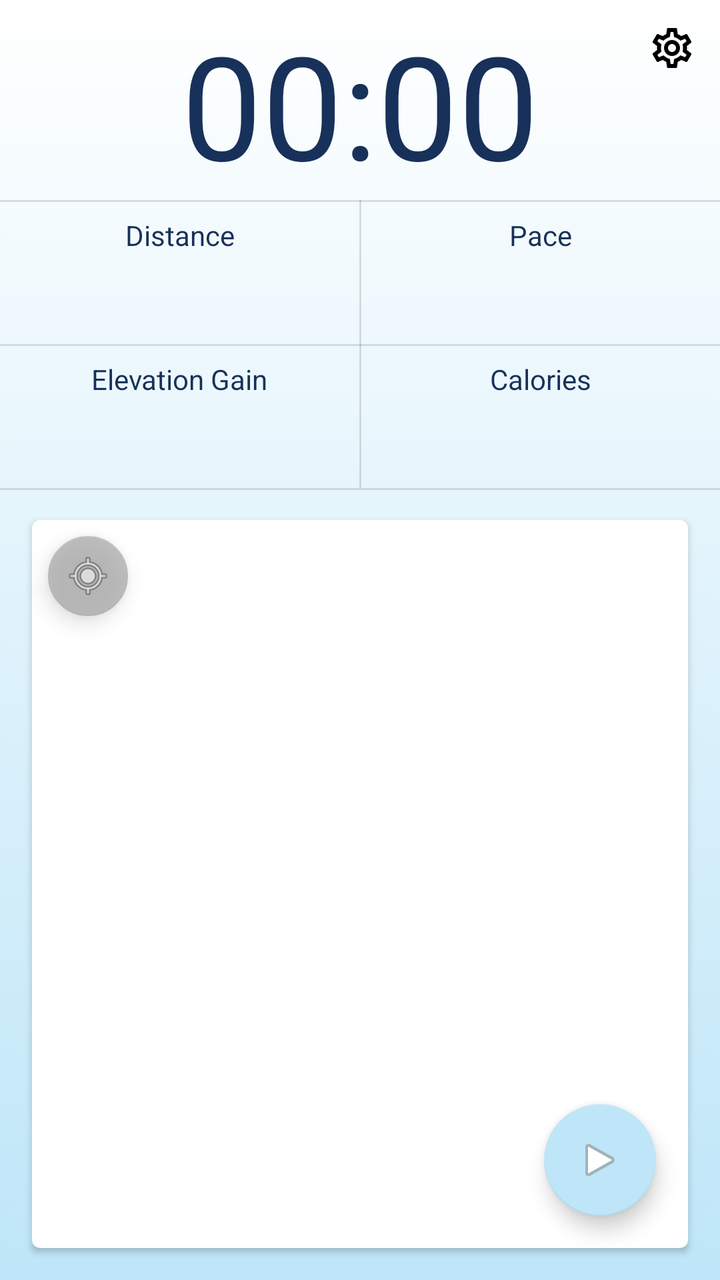
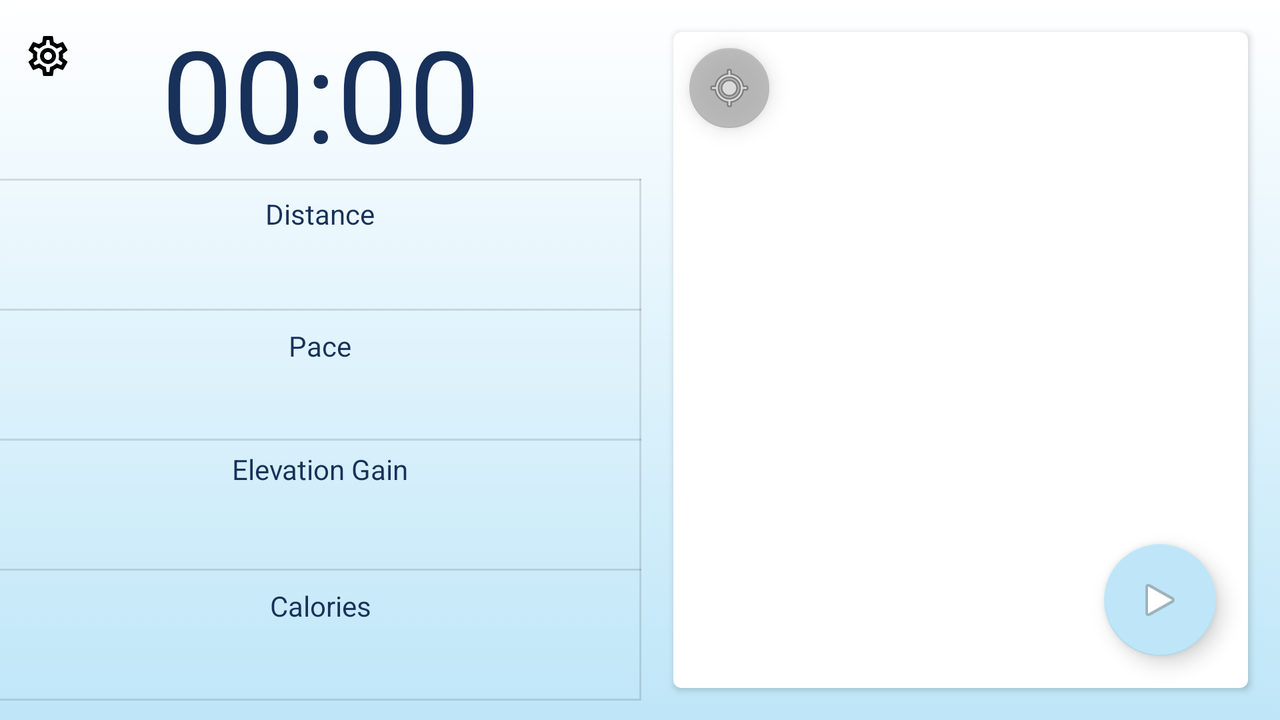

Two renders of one Android screen. The first uses the default layout on a phone; the second uses the alternative layout the repository ships for a different screen configuration, on a matching device. The two XML files are below.
<!-- AndroidManifest.xml: application theme AppTheme -->
<!-- res/layout/activity_record.xml -->
<?xml version="1.0" encoding="utf-8"?>
<androidx.constraintlayout.widget.ConstraintLayout xmlns:android="http://schemas.android.com/apk/res/android"
    xmlns:app="http://schemas.android.com/apk/res-auto"
    xmlns:tools="http://schemas.android.com/tools"
    android:id="@+id/main_layout"
    android:layout_width="match_parent"
    android:layout_height="match_parent"
    android:background="@drawable/gradient_bg_180"
    android:elevation="0dp"
    tools:context=".Record">

    <View
        android:layout_width="0dp"
        android:layout_height="1dp"
        android:background="?android:attr/listDivider"
        app:layout_constraintEnd_toEndOf="parent"
        app:layout_constraintStart_toStartOf="parent"
        app:layout_constraintTop_toBottomOf="@+id/divider7" />

    <View
        android:layout_width="0dp"
        android:layout_height="1dp"
        android:background="?android:attr/listDivider"
        app:layout_constraintStart_toStartOf="parent"
        app:layout_constraintTop_toBottomOf="@+id/textView_Time" />

    <View
        android:layout_width="0dp"
        android:layout_height="1dp"
        android:background="?android:attr/listDivider"
        app:layout_constraintEnd_toEndOf="parent"
        app:layout_constraintStart_toStartOf="parent"
        app:layout_constraintTop_toBottomOf="@+id/divider6" />

    <Chronometer
        android:id="@+id/textView_Time"
        android:layout_width="0dp"
        android:layout_height="wrap_content"
        android:layout_margin="4dp"
        android:layout_weight="1"
        android:textAlignment="center"
        android:textSize="72sp"
        app:layout_constraintEnd_toEndOf="parent"
        app:layout_constraintStart_toStartOf="parent"
        app:layout_constraintTop_toTopOf="parent" />

    <com.google.android.material.floatingactionbutton.FloatingActionButton
        android:id="@+id/button_record"
        android:layout_width="wrap_content"
        android:layout_height="wrap_content"
        android:layout_marginEnd="16dp"
        android:layout_marginBottom="16dp"
        android:baselineAlignBottom="true"
        android:clickable="true"
        android:focusable="true"
        android:hapticFeedbackEnabled="true"
        android:longClickable="true"
        android:textAlignment="center"
        app:fabSize="auto"
        app:layout_constraintBottom_toBottomOf="@+id/row_frag_cardview"
        app:layout_constraintEnd_toEndOf="@+id/row_frag_cardview"
        app:srcCompat="@android:drawable/ic_media_play" />

    <TextView
        android:id="@+id/tvResume"
        android:layout_width="0dp"
        android:layout_height="0dp"
        android:elevation="8dp"
        android:gravity="center"
        android:text="@string/resume"
        android:textAlignment="center"
        android:textColor="@color/colorPrimary"
        android:textSize="12sp"
        android:visibility="invisible"
        app:layout_constraintBottom_toBottomOf="@+id/button_resume"
        app:layout_constraintEnd_toEndOf="@+id/button_resume"
        app:layout_constraintStart_toStartOf="@+id/button_resume"
        app:layout_constraintTop_toTopOf="@+id/button_resume" />

    <TextView
        android:id="@+id/tvEndRun"
        android:layout_width="wrap_content"
        android:layout_height="wrap_content"
        android:elevation="8dp"
        android:gravity="center"
        android:text="@string/end"
        android:textColor="@color/colorPrimaryDark"
        android:textSize="12sp"
        android:visibility="invisible"
        app:layout_constraintBottom_toBottomOf="@+id/button_record"
        app:layout_constraintEnd_toEndOf="@+id/button_record"
        app:layout_constraintStart_toStartOf="@+id/button_record"
        app:layout_constraintTop_toTopOf="@+id/button_record" />

    <com.google.android.material.floatingactionbutton.FloatingActionButton
        android:id="@+id/button_resume"
        android:layout_width="wrap_content"
        android:layout_height="wrap_content"
        android:layout_marginEnd="8dp"
        android:backgroundTint="@android:color/white"
        android:clickable="true"
        android:focusable="true"
        android:hapticFeedbackEnabled="true"
        android:tint="@android:color/white"
        android:visibility="invisible"
        app:backgroundTint="@color/colorAccent"
        app:borderWidth="3dp"
        app:fabSize="auto"
        app:layout_constraintBottom_toBottomOf="@+id/button_record"
        app:layout_constraintEnd_toStartOf="@+id/button_record" />

    <TextView
        android:id="@+id/textView_paceText"
        android:layout_width="wrap_content"
        android:layout_height="wrap_content"
        android:layout_gravity="center"
        android:layout_marginTop="8dp"
        android:layout_weight="0"
        android:paddingStart="8dp"
        android:paddingEnd="8dp"
        android:text="@string/pace"
        app:layout_constraintEnd_toEndOf="parent"
        app:layout_constraintStart_toEndOf="@+id/divider6"
        app:layout_constraintTop_toBottomOf="@+id/textView_Time" />

    <TextView
        android:id="@+id/textView_Distance"
        android:layout_width="0dp"
        android:layout_height="wrap_content"
        android:layout_margin="8dp"
        android:layout_weight=".5"
        android:textAlignment="center"
        android:textSize="30sp"
        app:layout_constraintBottom_toBottomOf="@+id/divider6"
        app:layout_constraintEnd_toStartOf="@+id/divider6"
        app:layout_constraintStart_toStartOf="parent"
        app:layout_constraintTop_toBottomOf="@+id/textView_disText" />

    <TextView
        android:id="@+id/textView_Pace"
        android:layout_width="0dp"
        android:layout_height="wrap_content"
        android:layout_margin="8dp"
        android:layout_weight="1"
        android:textAlignment="center"
        android:textSize="30sp"
        app:layout_constraintBottom_toBottomOf="@+id/divider6"
        app:layout_constraintEnd_toEndOf="parent"
        app:layout_constraintStart_toEndOf="@+id/divider6"
        app:layout_constraintTop_toBottomOf="@+id/textView_paceText" />

    <TextView
        android:id="@+id/textView_disText"
        android:layout_width="wrap_content"
        android:layout_height="wrap_content"
        android:layout_gravity="center"
        android:layout_marginTop="8dp"
        android:layout_weight="0"
        android:paddingStart="8dp"
        android:paddingEnd="8dp"
        android:text="@string/distance"
        app:layout_constraintEnd_toStartOf="@+id/divider6"
        app:layout_constraintStart_toStartOf="parent"
        app:layout_constraintTop_toBottomOf="@+id/textView_Time" />

    <TextView
        android:id="@+id/textView_elText"
        android:layout_width="wrap_content"
        android:layout_height="wrap_content"
        android:layout_gravity="center"
        android:layout_marginTop="8dp"
        android:layout_weight="0"
        android:paddingStart="8dp"
        android:paddingEnd="8dp"
        android:text="@string/elgain"
        app:layout_constraintEnd_toStartOf="@+id/divider7"
        app:layout_constraintStart_toStartOf="parent"
        app:layout_constraintTop_toBottomOf="@+id/divider6" />

    <TextView
        android:id="@+id/textCalories"
        android:layout_width="wrap_content"
        android:layout_height="wrap_content"
        android:layout_gravity="center"
        android:layout_weight="0"
        android:paddingStart="8dp"
        android:paddingEnd="8dp"
        android:text="@string/calories"
        app:layout_constraintBottom_toBottomOf="@+id/textView_elText"
        app:layout_constraintEnd_toEndOf="parent"
        app:layout_constraintStart_toEndOf="@+id/divider7"
        app:layout_constraintTop_toTopOf="@+id/textView_elText" />

    <TextView
        android:id="@+id/textView_Elevation"
        android:layout_width="0dp"
        android:layout_height="wrap_content"
        android:layout_margin="8dp"
        android:layout_weight=".5"
        android:textAlignment="center"
        android:textSize="30sp"
        app:layout_constraintBottom_toBottomOf="@+id/divider7"
        app:layout_constraintEnd_toStartOf="@+id/divider7"
        app:layout_constraintStart_toStartOf="parent"
        app:layout_constraintTop_toBottomOf="@+id/textView_elText" />

    <TextView
        android:id="@+id/textkcal"
        android:layout_width="0dp"
        android:layout_height="wrap_content"
        android:layout_margin="8dp"
        android:layout_weight="1"
        android:textAlignment="center"
        android:textSize="30sp"
        app:layout_constraintBottom_toBottomOf="@+id/divider7"
        app:layout_constraintEnd_toEndOf="parent"
        app:layout_constraintStart_toEndOf="@+id/divider7"
        app:layout_constraintTop_toBottomOf="@+id/textCalories"
        app:layout_constraintVertical_bias="0.4" />

    <com.google.android.material.floatingactionbutton.FloatingActionButton
        android:id="@+id/fab_mylocation"
        android:layout_width="wrap_content"
        android:layout_height="wrap_content"
        android:layout_marginStart="8dp"
        android:layout_marginTop="8dp"
        android:alpha=".75"
        app:backgroundTint="@android:color/darker_gray"
        app:fabSize="mini"
        app:layout_constraintStart_toStartOf="@+id/row_frag_cardview"
        app:layout_constraintTop_toTopOf="@+id/row_frag_cardview"
        app:srcCompat="@android:drawable/ic_menu_mylocation" />

    <androidx.cardview.widget.CardView
        android:id="@+id/row_frag_cardview"
        android:layout_width="0dp"
        android:layout_height="0dp"
        android:layout_centerInParent="true"
        android:layout_margin="16dp"
        app:cardCornerRadius="4dp"
        app:layout_constraintBottom_toBottomOf="parent"
        app:layout_constraintEnd_toEndOf="parent"
        app:layout_constraintStart_toStartOf="parent"
        app:layout_constraintTop_toBottomOf="@+id/divider7">

        <FrameLayout
            android:id="@+id/row_frag_container"
            android:layout_width="match_parent"
            android:layout_height="match_parent">

        </FrameLayout>
    </androidx.cardview.widget.CardView>

    <View
        android:id="@+id/divider6"
        android:layout_width="1dp"
        android:layout_height="72dp"
        android:background="?android:attr/listDivider"
        app:layout_constraintEnd_toEndOf="parent"
        app:layout_constraintStart_toStartOf="parent"
        app:layout_constraintTop_toBottomOf="@+id/textView_Time" />

    <View
        android:id="@+id/divider7"
        android:layout_width="1dp"
        android:layout_height="72dp"
        android:background="?android:attr/listDivider"
        app:layout_constraintEnd_toEndOf="parent"
        app:layout_constraintStart_toStartOf="parent"
        app:layout_constraintTop_toBottomOf="@+id/divider6" />

    <com.google.android.material.floatingactionbutton.FloatingActionButton
        android:layout_width="wrap_content"
        android:layout_height="wrap_content"
        android:layout_marginTop="4dp"
        android:layout_marginEnd="4dp"
        android:backgroundTint="@android:color/transparent"
        android:onClick="openSettings"
        android:src="@drawable/settings_24px"
        app:backgroundTint="@android:color/transparent"
        app:borderWidth="0dp"
        app:elevation="0dp"
        app:fabSize="mini"
        app:hoveredFocusedTranslationZ="0dp"
        app:layout_constraintEnd_toEndOf="parent"
        app:layout_constraintTop_toTopOf="parent"
        app:pressedTranslationZ="0dp"
        app:rippleColor="@android:color/transparent" />

</androidx.constraintlayout.widget.ConstraintLayout>
<!-- resources referenced by this layout -->
<resources>
  <color name="colorAccent">#BEE6F8</color>
  <color name="colorPrimary">#40C4FF</color>
  <color name="colorPrimaryDark">#18315A</color>
  <!-- drawable gradient_bg_180 (drawable) -->
  <?xml version="1.0" encoding="utf-8"?>
  <selector xmlns:android="http://schemas.android.com/apk/res/android">
      <item>
          <shape>
              <gradient android:angle="90" android:endColor="@android:color/white" android:startColor="@color/colorAccent" android:type="linear" />
          </shape>
      </item>
  </selector>
  <!-- drawable settings_24px: vector/xml drawable (drawable, 2101 chars, omitted) -->
  <string name="calories">Calories</string>
  <string name="distance">"Distance"</string>
  <string name="elgain">Elevation Gain</string>
  <string name="end">End</string>
  <string name="pace">"Pace"</string>
  <string name="resume">Resume</string>
  <style name="AppTheme" parent="Theme.AppCompat.Light.NoActionBar">
          <item name="android:textColor">@color/colorPrimaryDark</item>
          <item name="colorPrimary">@color/colorPrimary</item>
          <item name="colorPrimaryDark">@color/colorPrimaryDark</item>
          <item name="colorAccent">@color/colorAccent</item>
          <item name="android:windowBackground">@color/colorBackground</item>
          <item name="android:itemBackground">@color/colorAccent</item>
      </style>
  <color name="colorBackground">#FFFFFF</color>
</resources>
<!-- res/layout-land/activity_record.xml (the repository's variant of the layout above) -->
<!-- drawn on the phone turned sideways -->
<?xml version="1.0" encoding="utf-8"?>
<androidx.constraintlayout.widget.ConstraintLayout xmlns:android="http://schemas.android.com/apk/res/android"
    xmlns:app="http://schemas.android.com/apk/res-auto"
    xmlns:tools="http://schemas.android.com/tools"
    android:id="@+id/main_layout"
    android:layout_width="match_parent"
    android:layout_height="match_parent"
    android:background="@drawable/gradient_bg_180"
    android:elevation="0dp"
    android:keepScreenOn="true"
    tools:context=".Record">

    <View
        android:id="@+id/view5"
        android:layout_width="0dp"
        android:layout_height="1dp"
        android:background="?android:attr/listDivider"
        app:layout_constraintEnd_toEndOf="@+id/divider7"
        app:layout_constraintHorizontal_bias="0.0"
        app:layout_constraintStart_toStartOf="parent"
        app:layout_constraintTop_toBottomOf="@+id/divider2" />

    <View
        android:id="@+id/divider2"
        android:layout_width="1dp"
        android:layout_height="65dp"
        android:background="?android:attr/listDivider"
        app:layout_constraintEnd_toEndOf="parent"
        app:layout_constraintStart_toStartOf="parent"
        app:layout_constraintTop_toBottomOf="@+id/divider" />

    <View
        android:id="@+id/view4"
        android:layout_width="0dp"
        android:layout_height="1dp"
        android:background="?android:attr/listDivider"
        app:layout_constraintEnd_toEndOf="@+id/divider7"
        app:layout_constraintHorizontal_bias="0.0"
        app:layout_constraintStart_toStartOf="parent"
        app:layout_constraintTop_toBottomOf="@+id/divider" />

    <View
        android:id="@+id/divider"
        android:layout_width="1dp"
        android:layout_height="65dp"
        android:background="?android:attr/listDivider"
        app:layout_constraintEnd_toEndOf="parent"
        app:layout_constraintStart_toStartOf="parent"
        app:layout_constraintTop_toBottomOf="@+id/divider7" />

    <View
        android:id="@+id/view3"
        android:layout_width="0dp"
        android:layout_height="1dp"
        android:background="?android:attr/listDivider"
        app:layout_constraintEnd_toEndOf="@+id/divider7"
        app:layout_constraintStart_toStartOf="parent"
        app:layout_constraintTop_toBottomOf="@+id/divider7" />

    <View
        android:layout_width="0dp"
        android:layout_height="1dp"
        android:background="?android:attr/listDivider"
        app:layout_constraintEnd_toEndOf="@+id/divider6"
        app:layout_constraintStart_toStartOf="parent"
        app:layout_constraintTop_toBottomOf="@+id/textView_Time" />

    <View
        android:id="@+id/view"
        android:layout_width="0dp"
        android:layout_height="1dp"
        android:background="?android:attr/listDivider"
        app:layout_constraintEnd_toEndOf="@+id/divider6"
        app:layout_constraintStart_toStartOf="parent"
        app:layout_constraintTop_toBottomOf="@+id/divider6" />

    <View
        android:id="@+id/divider6"
        android:layout_width="1dp"
        android:layout_height="65dp"
        android:background="?android:attr/listDivider"
        app:layout_constraintEnd_toEndOf="parent"
        app:layout_constraintStart_toStartOf="parent"
        app:layout_constraintTop_toBottomOf="@+id/textView_Time" />

    <View
        android:id="@+id/divider7"
        android:layout_width="1dp"
        android:layout_height="65dp"
        android:background="?android:attr/listDivider"
        app:layout_constraintEnd_toEndOf="parent"
        app:layout_constraintStart_toStartOf="parent"
        app:layout_constraintTop_toBottomOf="@+id/divider6" />

    <Chronometer
        android:id="@+id/textView_Time"
        android:layout_width="0dp"
        android:layout_height="wrap_content"
        android:layout_margin="4dp"
        android:textAlignment="center"
        android:textSize="64sp"
        app:layout_constraintEnd_toEndOf="@+id/divider6"
        app:layout_constraintStart_toStartOf="parent"
        app:layout_constraintTop_toTopOf="parent" />

    <com.google.android.material.floatingactionbutton.FloatingActionButton
        android:id="@+id/button_record"
        android:layout_width="wrap_content"
        android:layout_height="wrap_content"
        android:layout_marginEnd="16dp"
        android:layout_marginBottom="16dp"
        android:baselineAlignBottom="true"
        android:clickable="true"
        android:focusable="true"
        android:longClickable="true"
        android:textAlignment="center"
        app:fabSize="auto"
        app:layout_constraintBottom_toBottomOf="@+id/row_frag_cardview"
        app:layout_constraintEnd_toEndOf="@+id/row_frag_cardview"
        app:srcCompat="@android:drawable/ic_media_play" />

    <TextView
        android:id="@+id/tvResume"
        android:layout_width="0dp"
        android:layout_height="0dp"
        android:elevation="8dp"
        android:gravity="center"
        android:text="@string/resume"
        android:textAlignment="center"
        android:textColor="@color/colorPrimary"
        android:textSize="12sp"
        android:visibility="invisible"
        app:layout_constraintBottom_toBottomOf="@+id/button_resume"
        app:layout_constraintEnd_toEndOf="@+id/button_resume"
        app:layout_constraintStart_toStartOf="@+id/button_resume"
        app:layout_constraintTop_toTopOf="@+id/button_resume" />

    <TextView
        android:id="@+id/tvEndRun"
        android:layout_width="wrap_content"
        android:layout_height="wrap_content"
        android:elevation="8dp"
        android:gravity="center"
        android:text="@string/end"
        android:textColor="@color/colorPrimaryDark"
        android:textSize="12sp"
        android:visibility="invisible"
        app:layout_constraintBottom_toBottomOf="@+id/button_record"
        app:layout_constraintEnd_toEndOf="@+id/button_record"
        app:layout_constraintStart_toStartOf="@+id/button_record"
        app:layout_constraintTop_toTopOf="@+id/button_record" />

    <com.google.android.material.floatingactionbutton.FloatingActionButton
        android:id="@+id/button_resume"
        android:layout_width="wrap_content"
        android:layout_height="wrap_content"
        android:layout_marginEnd="8dp"
        android:backgroundTint="@android:color/white"
        android:clickable="true"
        android:focusable="true"
        android:tint="@android:color/white"
        android:visibility="invisible"
        app:backgroundTint="@color/colorAccent"
        app:borderWidth="3dp"
        app:fabSize="auto"
        app:layout_constraintBottom_toBottomOf="@+id/button_record"
        app:layout_constraintEnd_toStartOf="@+id/button_record" />

    <TextView
        android:id="@+id/textView_paceText"
        android:layout_width="wrap_content"
        android:layout_height="wrap_content"
        android:layout_gravity="center"
        android:layout_marginTop="8dp"
        android:layout_weight="0"
        android:paddingStart="8dp"
        android:paddingEnd="8dp"
        android:text="@string/pace"
        app:layout_constraintEnd_toEndOf="@+id/textView_disText"
        app:layout_constraintStart_toStartOf="@+id/textView_disText"
        app:layout_constraintTop_toBottomOf="@+id/view" />

    <TextView
        android:id="@+id/textView_Distance"
        android:layout_width="0dp"
        android:layout_height="wrap_content"
        android:layout_margin="8dp"
        android:layout_weight=".5"
        android:textAlignment="center"
        android:textSize="24sp"
        app:layout_constraintBottom_toBottomOf="@+id/divider6"
        app:layout_constraintEnd_toStartOf="@+id/divider6"
        app:layout_constraintStart_toStartOf="parent"
        app:layout_constraintTop_toBottomOf="@+id/textView_disText" />

    <TextView
        android:id="@+id/textView_Pace"
        android:layout_width="0dp"
        android:layout_height="wrap_content"
        android:layout_margin="8dp"
        android:layout_weight="1"
        android:textAlignment="center"
        android:textSize="24sp"
        app:layout_constraintBottom_toBottomOf="@+id/divider7"
        app:layout_constraintEnd_toStartOf="@+id/divider7"
        app:layout_constraintStart_toStartOf="parent"
        app:layout_constraintTop_toBottomOf="@+id/textView_paceText" />

    <TextView
        android:id="@+id/textView_disText"
        android:layout_width="wrap_content"
        android:layout_height="wrap_content"
        android:layout_gravity="center"
        android:layout_marginTop="8dp"
        android:layout_weight="0"
        android:paddingStart="8dp"
        android:paddingEnd="8dp"
        android:text="@string/distance"
        app:layout_constraintEnd_toStartOf="@+id/divider6"
        app:layout_constraintStart_toStartOf="parent"
        app:layout_constraintTop_toBottomOf="@+id/textView_Time" />

    <TextView
        android:id="@+id/textView_elText"
        android:layout_width="wrap_content"
        android:layout_height="wrap_content"
        android:layout_gravity="center"
        android:layout_marginTop="8dp"
        android:layout_weight="0"
        android:paddingStart="8dp"
        android:paddingEnd="8dp"
        android:text="@string/elgain"
        app:layout_constraintEnd_toEndOf="@+id/textView_paceText"
        app:layout_constraintStart_toStartOf="@+id/textView_paceText"
        app:layout_constraintTop_toBottomOf="@+id/textView_Pace" />

    <TextView
        android:id="@+id/textCalories"
        android:layout_width="wrap_content"
        android:layout_height="wrap_content"
        android:layout_gravity="center"
        android:layout_marginTop="8dp"
        android:layout_weight="0"
        android:paddingStart="8dp"
        android:paddingEnd="8dp"
        android:text="@string/calories"
        app:layout_constraintEnd_toEndOf="@+id/textView_elText"
        app:layout_constraintStart_toStartOf="@+id/textView_elText"
        app:layout_constraintTop_toBottomOf="@+id/view4" />

    <TextView
        android:id="@+id/textView_Elevation"
        android:layout_width="0dp"
        android:layout_height="wrap_content"
        android:layout_margin="8dp"
        android:layout_marginBottom="6dp"
        android:layout_weight=".5"
        android:textAlignment="center"
        android:textSize="24sp"
        app:layout_constraintBottom_toTopOf="@+id/view4"
        app:layout_constraintEnd_toStartOf="@+id/divider"
        app:layout_constraintStart_toStartOf="@+id/view3"
        app:layout_constraintTop_toBottomOf="@+id/textView_elText" />

    <TextView
        android:id="@+id/textkcal"
        android:layout_width="0dp"
        android:layout_height="wrap_content"
        android:layout_margin="8dp"
        android:layout_weight="1"
        android:textAlignment="center"
        android:textSize="24sp"
        app:layout_constraintBottom_toTopOf="@+id/view5"
        app:layout_constraintEnd_toStartOf="@+id/divider2"
        app:layout_constraintStart_toStartOf="@+id/view4"
        app:layout_constraintTop_toBottomOf="@+id/textCalories" />

    <com.google.android.material.floatingactionbutton.FloatingActionButton
        android:id="@+id/fab_mylocation"
        android:layout_width="wrap_content"
        android:layout_height="wrap_content"
        android:layout_marginStart="8dp"
        android:layout_marginTop="8dp"
        android:alpha=".75"
        app:backgroundTint="@android:color/darker_gray"
        app:fabSize="mini"
        app:layout_constraintStart_toStartOf="@+id/row_frag_cardview"
        app:layout_constraintTop_toTopOf="@+id/row_frag_cardview"
        app:srcCompat="@android:drawable/ic_menu_mylocation" />

    <androidx.cardview.widget.CardView
        android:id="@+id/row_frag_cardview"
        android:layout_width="0dp"
        android:layout_height="0dp"
        android:layout_centerInParent="true"
        android:layout_margin="16dp"
        app:cardCornerRadius="4dp"
        app:layout_constraintBottom_toBottomOf="parent"
        app:layout_constraintEnd_toEndOf="parent"
        app:layout_constraintStart_toEndOf="@+id/divider6"
        app:layout_constraintTop_toTopOf="parent">

        <FrameLayout
            android:id="@+id/row_frag_container"
            android:layout_width="match_parent"
            android:layout_height="match_parent">

        </FrameLayout>
    </androidx.cardview.widget.CardView>

    <com.google.android.material.floatingactionbutton.FloatingActionButton
        android:layout_width="wrap_content"
        android:layout_height="wrap_content"
        android:layout_marginTop="8dp"
        android:backgroundTint="@android:color/transparent"
        android:onClick="openSettings"
        android:src="@drawable/settings_24px"
        app:backgroundTint="@android:color/transparent"
        app:borderWidth="0dp"
        app:elevation="0dp"
        app:fabSize="mini"
        app:hoveredFocusedTranslationZ="0dp"
        app:layout_constraintStart_toStartOf="@+id/textView_Time"
        app:layout_constraintTop_toTopOf="parent"
        app:pressedTranslationZ="0dp"
        app:rippleColor="@android:color/transparent" />

</androidx.constraintlayout.widget.ConstraintLayout>
